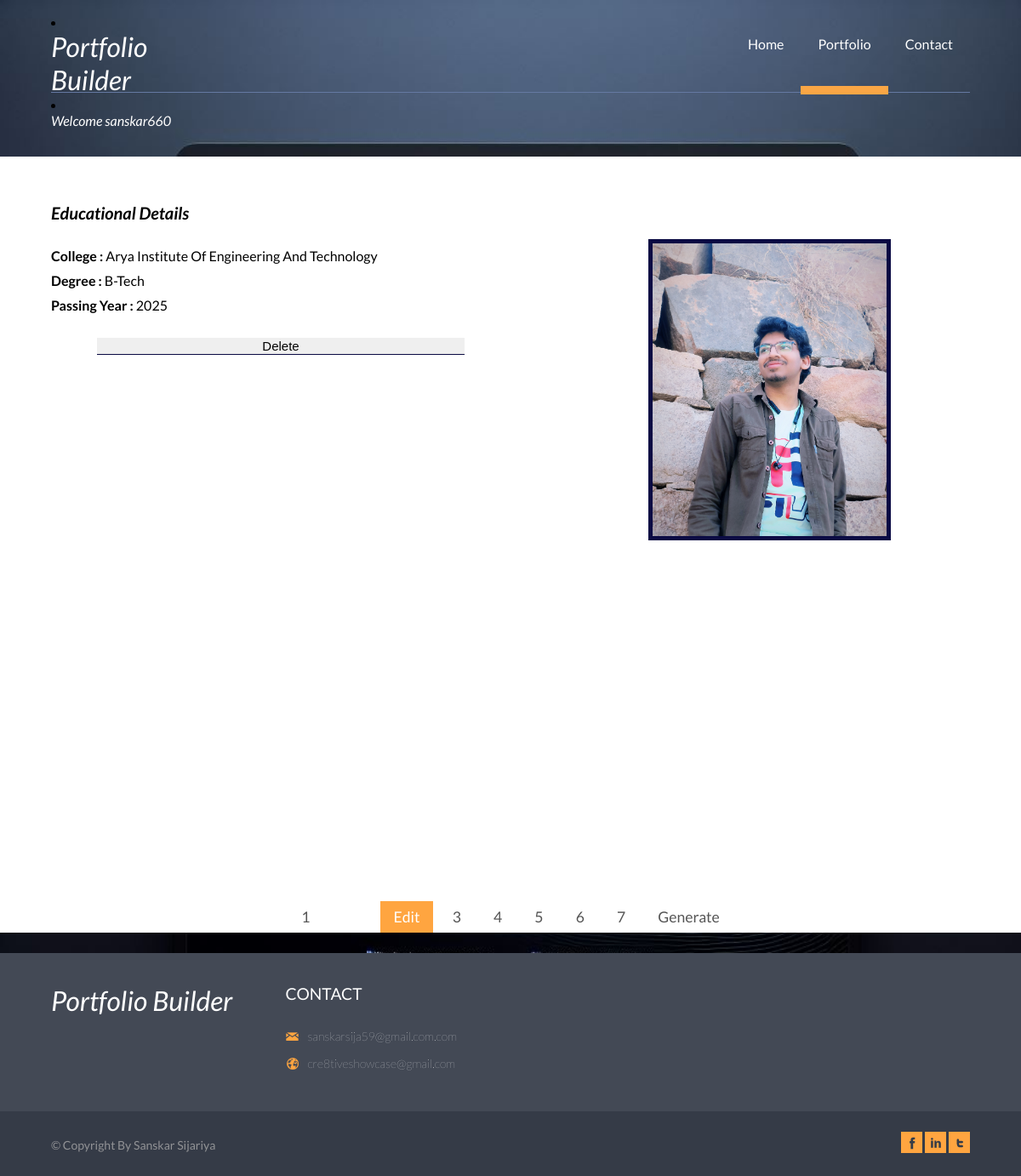
Page /Education/details (signed in) on the committed database.
### login/models.py (models this page shows, shortened)
class Educationsdetail(models.Model):
    user = models.ForeignKey(User, on_delete=models.CASCADE)
    university=models.CharField(max_length=100)
    college = models.CharField(max_length=100)
    degree = models.CharField(max_length=100)
    year_of_passing = models.IntegerField()
    Cgpa=models.FloatField()

class UserProfile(models.Model):
    user = models.OneToOneField(User, on_delete=models.CASCADE, unique=True)
    portfolio_views = models.IntegerField(default=0)
    name=models.CharField(max_length=100)
    age = models.IntegerField()
    address = models.CharField(max_length=100)
    mobile_number = models.CharField(max_length=15, blank=True, null=True)
    email = models.EmailField(blank=True, null=True)
    photo = models.ImageField(upload_to=user_directory_path, blank=True, null=True, validators=[
            FileExtensionValidator(allowed_extensions=['jpg', 'jpeg', 'png']),  # Allow only certain file extensions
           validate_photo_size,  # Maximum file size in bytes (e.g., 5 MB)
        ])
    aboutuser=models.CharField(max_length=200,default='Describe About Yourself in 2 Lines')
    User_description = models.TextField(max_length=1000,default='Describe Something About Yourself')
    Resume = models.FileField(upload_to=user_pdf_upload_path, null=True, blank=True)

### login/views.py (the view)
# urls.py: path('Education/details',views.display_edu,name='education_details'),
@login_required
def display_edu(request):
    user = request.user
    education_details = user.educationsdetail_set.all()
    details = UserProfile.objects.get(user=request.user)
    context = {
        'details': details,
        'user': user,
        'education_details': education_details,
    }
    return render(request, 'second_detail.html', context)

### Template/second_detail.html (shortened to what this page needs)
{% extends 'first.html' %}
{% load static %}
{% block content %}
<div class="wrap">
    <div class="pages-top">
        <div class="logo">
            <li>
                <h1 style="font-size:2rem; color:white; font-style: italic;">Portfolio Builder</h1>
            </li>
            <li>
                <h3 style="color:white; font-style: italic;"> Welcome {{user.username}}</h3>
            </li>
        </div>
        <div class="h_menu4">
            <ul class="nav">
                <li><a href="{% url 'home' %}">Home</a></li>
                <li class="active"><a href="">Portfolio</a></li>
                <li><a href="contact.html">Contact</a></li>
            </ul>
        </div>
    </div>
</div>
<div class="main">
    <div class="wrap">
        <div class="pages">
            <h1 style="font-size: 20px;font-weight: bold;font-style: italic;">Educational Details</h1><br>
            <div class="gallery1">
                <div class="da">
                    {% for education in education_details %}
                    <p><strong>College : </strong>{{ education.college }}</p>
                    <p><strong>Degree : </strong>{{ education.degree }}</p>
                    <p><strong> Passing Year : </strong> {{ education.year_of_passing }}</p>
                    <br>
                    <form method="post" action="{% url 'delete_entry' education.id %}">
                        <button type="submit"
                            onclick="return confirm('Are you sure you want to delete this education detail?')">Delete</button>
                    </form>
                    {% endfor %}
                </div><br>
                <div class="bo" style="border:none;">
                    {% if details.photo %}
                    <img src="{{ MEDIA_URL }}{{details.photo.url }}" alt="Profile Image">
                    {% else %}
                    <p>No profile image available</p>
                    {% endif %}
                </div>
            </div>
        </div>
    </div>
    <ul class="dc_pagination dc_paginationA dc_paginationA06">
        <li><a href="{% url 'user_profile' %} ">1</a></li>
        <li><a href="{% url 'add_education' %}" class="current">Edit</a></li>
        <li><a href="{% url 'links' %}">3</a></li>
        <li><a href="{% url 'add_skills' %}">4</a></li>
        <li><a href="{% url 'add_projects' %}">5</a></li>
        <li><a href="{% url 'services' %}">6</a></li>
        <li><a href="{% url 'templates_page' %}">7</a></li>
        <li><a href="{% url 'portfolio' user.username %}" class="next">Generate </a></li>
    </ul>
</div>
{% endblock %}

### static/css/style.css (style rules this page uses)
html,body,div,span,applet,object,iframe,h1,h2,h3,h4,h5,h6,p,blockquote,pre,a,abbr,acronym,address,big,cite,code,del,dfn,em,img,ins,kbd,q,s,samp,small,strike,strong,sub,sup,tt,var,b,u,i,dl,dt,dd,ol,nav ul,nav li,fieldset,form,label,legend,table,caption,tbody,tfoot,thead,tr,th,td,article,aside,canvas,details,embed,figure,figcaption,footer,header,hgroup,menu,nav,output,ruby,section,summary,time,mark,audio,video { margin:0;padding:0;border:0;font-size:100%;font:inherit;vertical-align:baseline; }
ol,ul { list-style:none;margin:0;padding:0; }
a { text-decoration:none; }
img { max-width:100%; }
body { font-family: 'Lato', sans-serif; background:#fff; background: url(/static/images/image/banner_bg.jpeg) no-repeat center fixed; -webkit-background-size: cover; -moz-background-size: cover; -o-background-size: cover; background-size: cover; background-position:center; background-size: 100% 100%; }
.wrap { width:80%; margin:0 auto; -moz-transition:all .2s linear; -webkit-transition:all .2s linear; -o-transition:all .2s linear; -ms-transition:all .2s linear; }
.pages-top { padding: 3% 0; background: url(/static/images/image/border.png) repeat-x 0px 112px; }
.logo { float:left; width: 13.5%; margin-top:-1.5%; }
.h_menu4 { float:right; }
.nav { list-style: none; zoom: 1; }
.nav:before, .nav:after { content: " "; display: table; }
.nav:after { clear: both; }
.nav li a { display: block; padding: 10px 20px 40px 20px; color: #fff; font-size:1em; }
.nav li { position: relative; }
.nav li.active a, .nav li a:hover { border-bottom:10px solid #faa645; }
.nav > li { float: left; }
.main { background:#fff; }
.pages { padding:5% 0; }
ul.dc_pagination { text-align: center; overflow: hidden; margin: 3% 0 2% 0; }
ul.dc_pagination li:first-child { margin-left: 0px; margin-right: 5%; text-transform: uppercase; }
ul.dc_pagination li { display: inline-block; margin: 0px; margin-left: 5px; padding: 0px; }
ul.dc_pagination li a { color: #555; display: block; padding: 8px 15px 8px 15px; text-decoration: none; font-size: 1.1em; }
ul.dc_paginationA06 li a:hover, ul.dc_paginationA06 li a.current { background:#FFA540; color: #FFF; }
@media (max-width:1366px) { .wrap { width:90%; } }
@media (max-width:1280px) { .wrap { width:90%; } }
@media (max-width:1280px) { .pages-top { background: url(/static/images/image/border.png) repeat-x 0px 108px; } }

### static/form.css (style rules this page uses)
.gallery1 { width: 100%; display: flex; }
.da { width: 50%; text-align:justify; }
.bo { border: 3px solid rgb(10, 10, 67); width: 50%; }
.bo input,button { font-size: 15px; margin-top: 10px; width: 80%; border:none; border-bottom: 1.5px solid rgb(10, 10,67); margin-left:10% }
.bo img { height:50%; border:5px solid rgb(10, 10, 67); margin-left: 30%; }
.da p { margin-top:10px; }
.da p { text-align:justify; }

### static/details.css (style rules this page uses)
p strong { font-weight: bold; }

### rows in the picture
Educationsdetail: college "Arya Institute Of Engineering And Technology", degree "B-Tech", year_of_passing "2025"
UserProfile: photo (picture)

### other values in the picture
{{ user.username }} "sanskar660"
